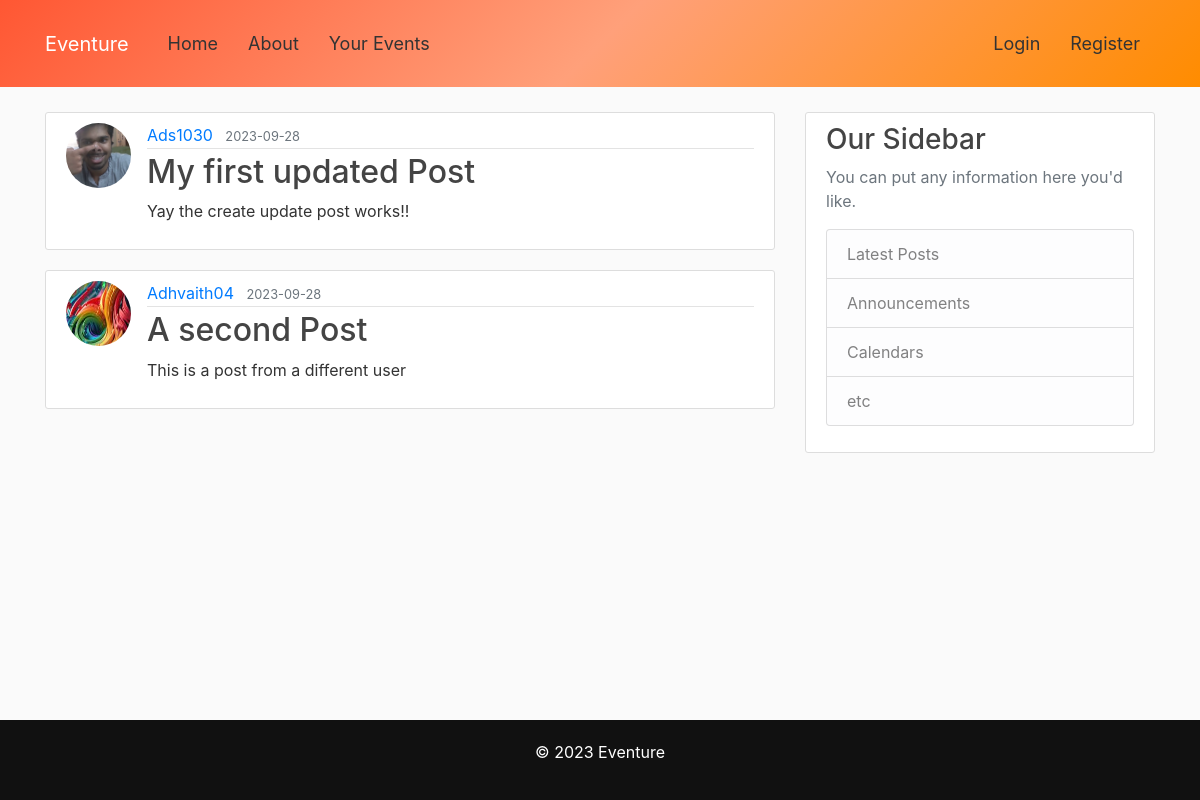
Page /home on the earlier database version.
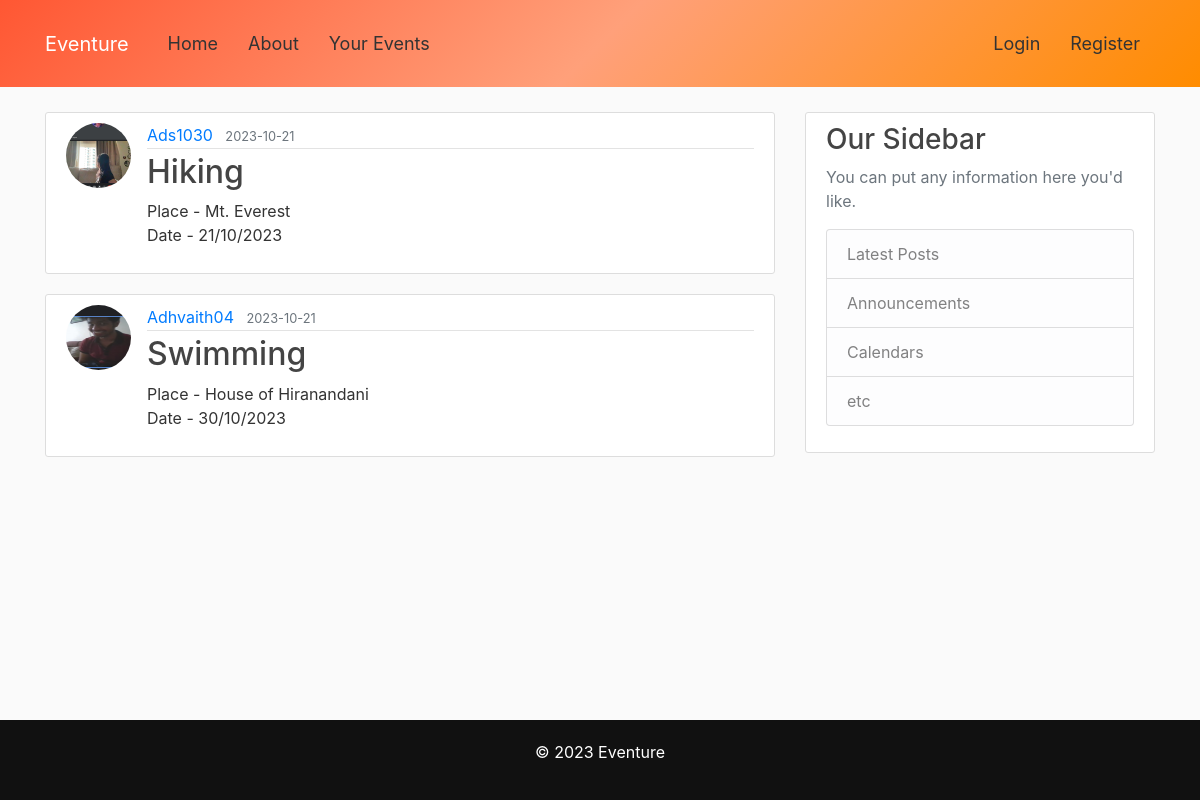
Same page on the later database version.
### flaskBlog/models.py (models this page shows, shortened)
class Post(db.Model):
    id = db.Column(db.Integer, primary_key = True)
    title = db.Column(db.String(100), nullable = False)
    date_posted = db.Column(db.DateTime, nullable=False,default = datetime.utcnow)
    content = db.Column(db.Text, nullable=False)
    user_id = db.Column(db.Integer, db.ForeignKey('user.id'), nullable=False)
    rsvps = db.relationship('RSVP', backref='post', lazy=True)

class User(db.Model, UserMixin):
    id = db.Column(db.Integer, primary_key = True)
    username = db.Column(db.String(20), unique=True, nullable = False)
    email = db.Column(db.String(120), unique=True, nullable = False)
    image_file = db.Column(db.String(20), nullable = False, default='default.jpg')
    password = db.Column(db.String(60), nullable = False)
    posts = db.relationship('Post',backref='author',lazy=True)

### flaskBlog/routes.py (the view)
@app.route("/")
@app.route("/home")
def home():
    posts = Post.query.all()
    return render_template('home.html', posts = posts)

### flaskBlog/templates/home.html
{% extends "layout.html" %}
{% block content %}
    {% for post in posts %}
    <article class="media content-section">
      <img class="rounded-circle article-img" src="{{url_for('static', filename = 'profile_pics/' + post.author.image_file ) }} " alt="">
        <div class="media-body">
          <div class="article-metadata">
            <a class="mr-2" href="#">{{ post.author.username }}</a>
            <small class="text-muted">{{ post.date_posted.strftime('%Y-%m-%d') }}</small>
          </div>
          <h2><a class="article-title" href=" {{ url_for('post', post_id = post.id) }} ">{{ post.title }}</a></h2>
          <p class="article-content">{{ post.content }}</p>
        </div>
      </article>
    {% endfor %}
{% endblock content%}

### flaskBlog/templates/layout.html (shortened to what this page needs)
<!DOCTYPE html>
<html lang="en">
<head>
  <link rel="stylesheet" href="https://cdn.jsdelivr.net/npm/bootstrap@4.3.1/dist/css/bootstrap.min.css"
>
  <link rel="stylesheet" type="text/css" href="{{ url_for('static', filename='main.css')}}">
</head>
<body>
  <header class="site-header">
    <nav class="navbar navbar-expand-md navbar-dark bg-steel fixed-top">
      <div class="container">
        <a class="navbar-brand mr-4" href="/">Eventure</a>
        <div class="collapse navbar-collapse" id="navbarToggle">
          <div class="navbar-nav mr-auto">
            <a class="nav-item nav-link" href="{{ url_for('home') }}">Home</a>
            <a class="nav-item nav-link" href="{{ url_for('about') }}">About</a>
            <a class="nav-item nav-link" href="{{ url_for('your_events') }}">Your Events</a>
          </div>
          <div class="navbar-nav">
            {% if current_user.is_authenticated %}
            <a class="nav-item nav-link" href="{{ url_for('new_post') }}">New Post</a>
            <a class="nav-item nav-link" href="{{ url_for('account') }}">Account</a>
              <a class="nav-item nav-link" href="{{ url_for('logout') }}">Log Out</a>
            {% else %}
              <a class="nav-item nav-link" href="{{ url_for('login') }}">Login</a>
              <a class="nav-item nav-link" href="{{ url_for('register') }}">Register</a>
            {% endif %}
          </div>
        </div>
      </div>
    </nav>
  </header>
  <main role="main" class="container">
    <div class="row">
      <div class="col-md-8">
        {% block content %}{% endblock %}
      </div>
      <div class="col-md-4">
        <div class="content-section">
          <h3>Our Sidebar</h3>
          <p class='text-muted'>You can put any information here you'd like.
          <ul class="list-group">
            <li class="list-group-item list-group-item-light">Latest Posts</li>
            <li class="list-group-item list-group-item-light">Announcements</li>
            <li class="list-group-item list-group-item-light">Calendars</li>
            <li class="list-group-item list-group-item-light">etc</li>
          </ul>
          </p>
        </div>
      </div>
    </div>
  </main>
  <footer class="footer">
    <p>&copy; 2023 Eventure</p>
  </footer>
</body>
</html>

### flaskBlog/static/main.css (style rules this page uses)
body { background: #fafafa; color: #333333; margin-top: 7rem; }
h1, h2, h3, h4, h5, h6 { color: #444444; }
.bg-steel { background: linear-gradient(135deg, #FF5733, #FFA07A, #FF8C00); padding: 20px 0; }
.site-header .navbar-nav .nav-link { color: #333333; }
.content-section { background: #ffffff; padding: 10px 20px; border: 1px solid #dddddd; border-radius: 3px; margin-bottom: 20px; }
.article-title { color: #444444; }
.article-content { white-space: pre-line; }
.article-img { height: 65px; width: 65px; margin-right: 16px; }
.article-metadata { padding-bottom: 1px; margin-bottom: 4px; border-bottom: 1px solid #e3e3e3 }
.site-header .navbar { padding: 20px 0; }
.site-header .navbar-nav .nav-link { padding: 10px 15px; font-size: 18px; }
.footer { background-color:#111; color: #fff; padding: 20px; text-align: center; position: absolute; bottom: 0; width: 100%; }

Differences in the rows shown:
changed Post "Ads1030": image_file: a different picture; date_posted "2023-09-28" → "2023-10-21"; title "My first updated Post" → "Hiking"; content "Yay the create update post works!!" → "Place - Mt. Everest Date - 21/10/2023"
changed Post "Adhvaith04": image_file: a different picture; date_posted "2023-09-28" → "2023-10-21"; title "A second Post" → "Swimming"; content "This is a post from a different user" → "Place - House of Hiranandani Date - 30/10/2023"
